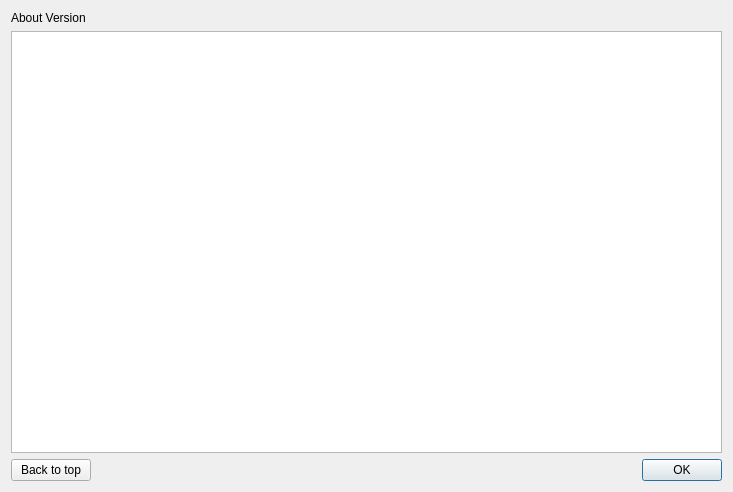
<?xml version="1.0" encoding="UTF-8"?>
<ui version="4.0">
 <class>DialogAbout</class>
 <widget class="QDialog" name="DialogAbout">
  <property name="geometry">
   <rect>
    <x>0</x>
    <y>0</y>
    <width>733</width>
    <height>492</height>
   </rect>
  </property>
  <property name="sizePolicy">
   <sizepolicy hsizetype="Preferred" vsizetype="Expanding">
    <horstretch>0</horstretch>
    <verstretch>0</verstretch>
   </sizepolicy>
  </property>
  <property name="windowTitle">
   <string>Dialog</string>
  </property>
  <layout class="QGridLayout" name="gridLayout">
   <item row="0" column="3">
    <widget class="QLabel" name="label">
     <property name="text">
      <string/>
     </property>
     <property name="pixmap">
      <pixmap resource="../cwe_resources.qrc">:/icons/NHERI-CWE-Icon.icns</pixmap>
     </property>
    </widget>
   </item>
   <item row="2" column="2" colspan="2">
    <widget class="QDialogButtonBox" name="buttonBox">
     <property name="layoutDirection">
      <enum>Qt::LeftToRight</enum>
     </property>
     <property name="orientation">
      <enum>Qt::Horizontal</enum>
     </property>
     <property name="standardButtons">
      <set>QDialogButtonBox::Ok</set>
     </property>
    </widget>
   </item>
   <item row="1" column="0" colspan="4">
    <widget class="QTextBrowser" name="aboutTextBrowser">
     <property name="sizePolicy">
      <sizepolicy hsizetype="Preferred" vsizetype="Expanding">
       <horstretch>0</horstretch>
       <verstretch>0</verstretch>
      </sizepolicy>
     </property>
     <property name="openExternalLinks">
      <bool>true</bool>
     </property>
    </widget>
   </item>
   <item row="2" column="0">
    <widget class="QPushButton" name="btn_backToTop">
     <property name="text">
      <string>Back to top</string>
     </property>
    </widget>
   </item>
   <item row="2" column="1">
    <spacer name="horizontalSpacer">
     <property name="orientation">
      <enum>Qt::Horizontal</enum>
     </property>
     <property name="sizeHint" stdset="0">
      <size>
       <width>40</width>
       <height>20</height>
      </size>
     </property>
    </spacer>
   </item>
   <item row="0" column="0" colspan="2">
    <widget class="QLabel" name="label_about">
     <property name="sizePolicy">
      <sizepolicy hsizetype="Expanding" vsizetype="Preferred">
       <horstretch>0</horstretch>
       <verstretch>0</verstretch>
      </sizepolicy>
     </property>
     <property name="text">
      <string>About Version </string>
     </property>
    </widget>
   </item>
  </layout>
 </widget>
 <resources>
  <include location="../cwe_resources.qrc"/>
 </resources>
 <connections>
  <connection>
   <sender>buttonBox</sender>
   <signal>accepted()</signal>
   <receiver>DialogAbout</receiver>
   <slot>accept()</slot>
   <hints>
    <hint type="sourcelabel">
     <x>248</x>
     <y>254</y>
    </hint>
    <hint type="destinationlabel">
     <x>157</x>
     <y>274</y>
    </hint>
   </hints>
  </connection>
  <connection>
   <sender>buttonBox</sender>
   <signal>rejected()</signal>
   <receiver>DialogAbout</receiver>
   <slot>reject()</slot>
   <hints>
    <hint type="sourcelabel">
     <x>316</x>
     <y>260</y>
    </hint>
    <hint type="destinationlabel">
     <x>286</x>
     <y>274</y>
    </hint>
   </hints>
  </connection>
 </connections>
</ui>
